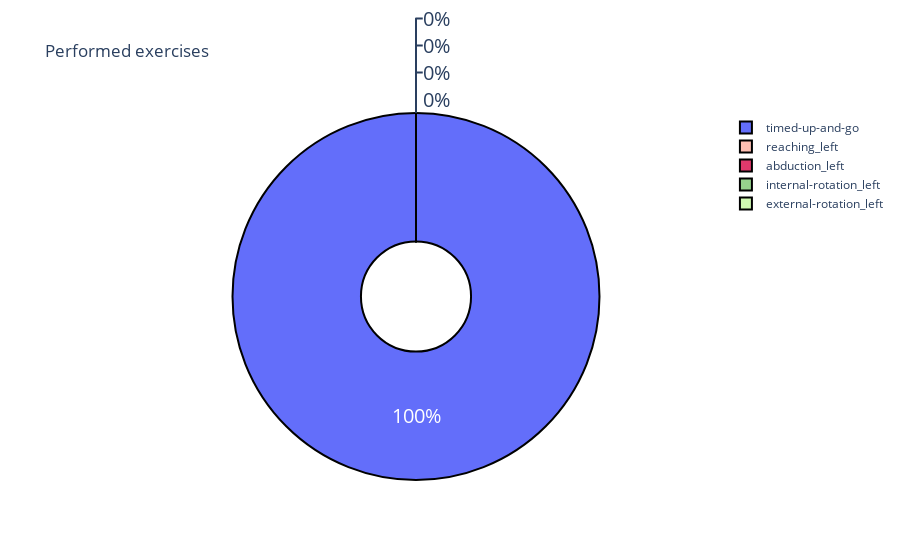

Notebook cell for this chart:
### Markdown cell above
Gli esercizi svolti dal paziente nei mesi in analisi sono raggruppati come segue:

### Code cell
labels = ["reaching_left","abduction_left","internal-rotation_left","external-rotation_left","timed-up-and-go"]
values = [tagex.count("reaching_left"), tagex.count("abduction_left"), tagex.count("internal_rotation_left"), 
          tagex.count("external_rotation_left"), tagex.count("tug")]
colors = ['#FEBFB3', '#E1396C', '#96D38C', '#D0F9B1']

trace = go.Pie(labels=labels, values=values,
               #hoverinfo='label+percent', textinfo='value', 
               textfont=dict(size=20),
               marker=dict(colors=colors, 
                           line=dict(color='#000000', width=2)),
               hoverinfo="label+percent+value",
               hole=0.3
              )
layout = go.Layout(
        title="Performed exercises",
)
data = [trace]
fig = go.Figure(data=data,layout=layout)
iplot(fig)

### Figure 1 — Plotly figure (JSON) as saved in the notebook; plotly's stock layout.template omitted (floating-point values rounded to 4 significant figures)
{"data": [{"hole": 0.3, "hoverinfo": "label+percent+value", "labels": ["reaching_left", "abduction_left", "internal-rotation_left", "external-rotation_left", "timed-up-and-go"], "marker": {"colors": ["#FEBFB3", "#E1396C", "#96D38C", "#D0F9B1"], "line": {"color": "#000000", "width": 2}}, "textfont": {"size": 20}, "type": "pie", "values": [0, 0, 0, 0, 1]}], "layout": {"title": {"text": "Performed exercises"}}}
